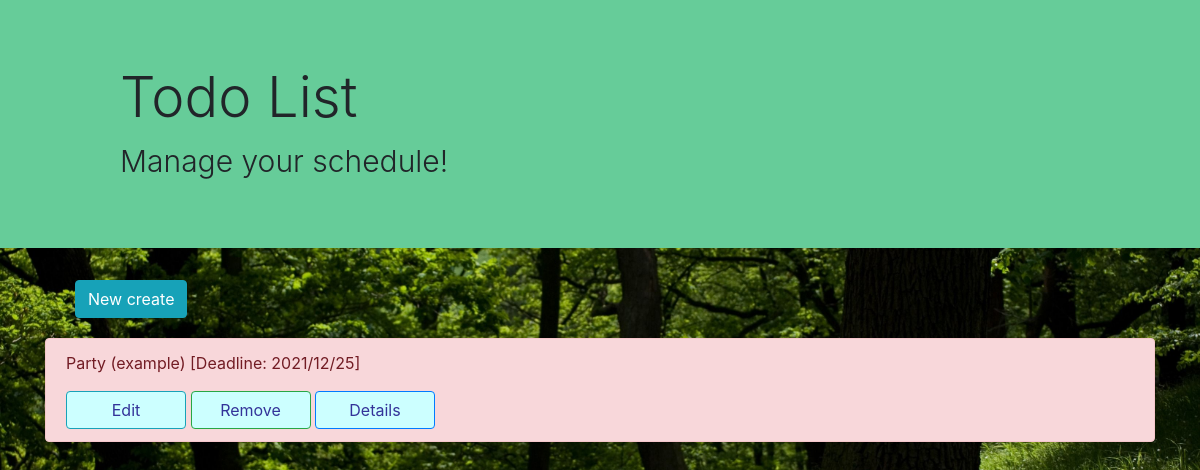
The page /list/ on the database as committed earlier.
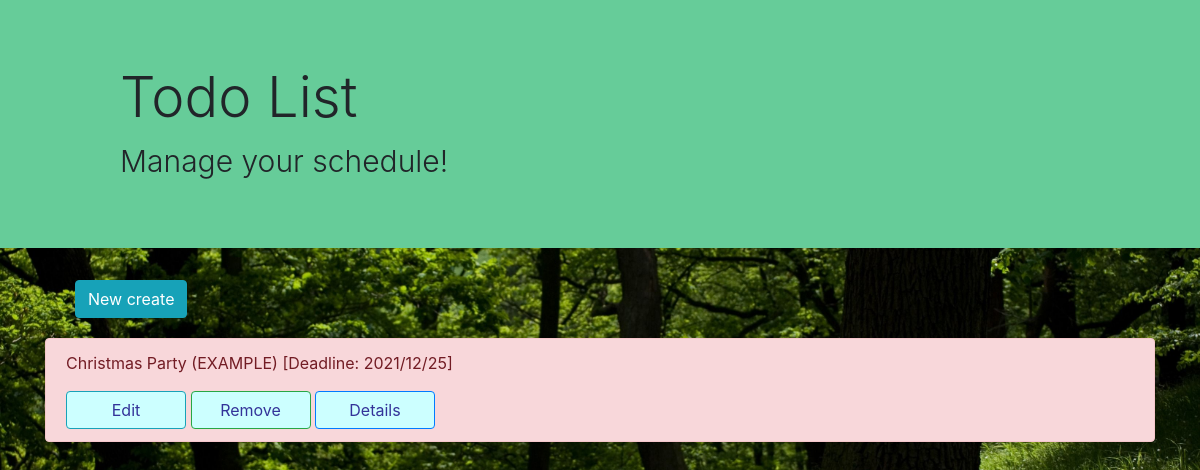
The same page on the database as committed later.
### todo/models.py (models this page shows, shortened)
class TodoModel(models.Model):
    title = models.CharField(max_length=100) #文字列を示す
    memo = models.TextField()
    priority = models.CharField(
        max_length=50,
        choices= CHOICE
    )
    duedate = models.DateField(null=True)

### todo/views.py (the view)
# urls.py: path("list/", TodoList.as_view(), name="list"),
class TodoList(ListView):
    template_name = "list.html"
    model = TodoModel

### templates/list.html (shortened to what this page needs)
{% extends "base.html" %}
{% block header %}
{% load static %}
<div class="jumbotron jumbotron-fluid " style="background-color:#66CC99; padding-left:10%;">
    <h1 class="display-4">Todo List</h1>
    <div class="lead" style="font-size:30px">Manage your schedule!</div>
</div>
{% endblock header %}
{% block content %}
    <div class="container">
    <div style="padding-left: 30px; ">
    <a href="{% url 'create' %}" class="btn btn-info mb-3" tabindex="-1" role="button" aria-disabled="true">New create</a>
    </div>
    </div>
    {% for item in object_list %}
    <div class="container pt-1">
    <div class="alert alert-{{item.priority}}" role="alert" style="width:100%">
        <p>{{item.title}}   [Deadline: {{item.duedate | date:"o/n/j"}}] </p>
        <a href="{% url 'update' item.pk %}" style="width:120px; background:#CCFFFF; color:#333399" class="btn btn-info" tabindex="-1" role="button" aria-disabled="true">Edit</a>
        <a href="{% url 'delete' item.pk %}" style="width:120px; background:#CCFFFF; color:#333399" class="btn btn-success" tabindex="-1" role="button" aria-disabled="true">Remove</a>
        <a href="{% url 'detail' item.pk %}" style="width:120px; background:#CCFFFF; color:#333399" class="btn btn-primary" tabindex="-1" role="button" aria-disabled="true">Details</a>
    </div>
    </div>
    {% endfor %}
</body>
{% endblock content %}

Rows that differ between the two databases and show on the page:
changed TodoModel: title "Party (example)" → "Christmas Party (EXAMPLE)"
